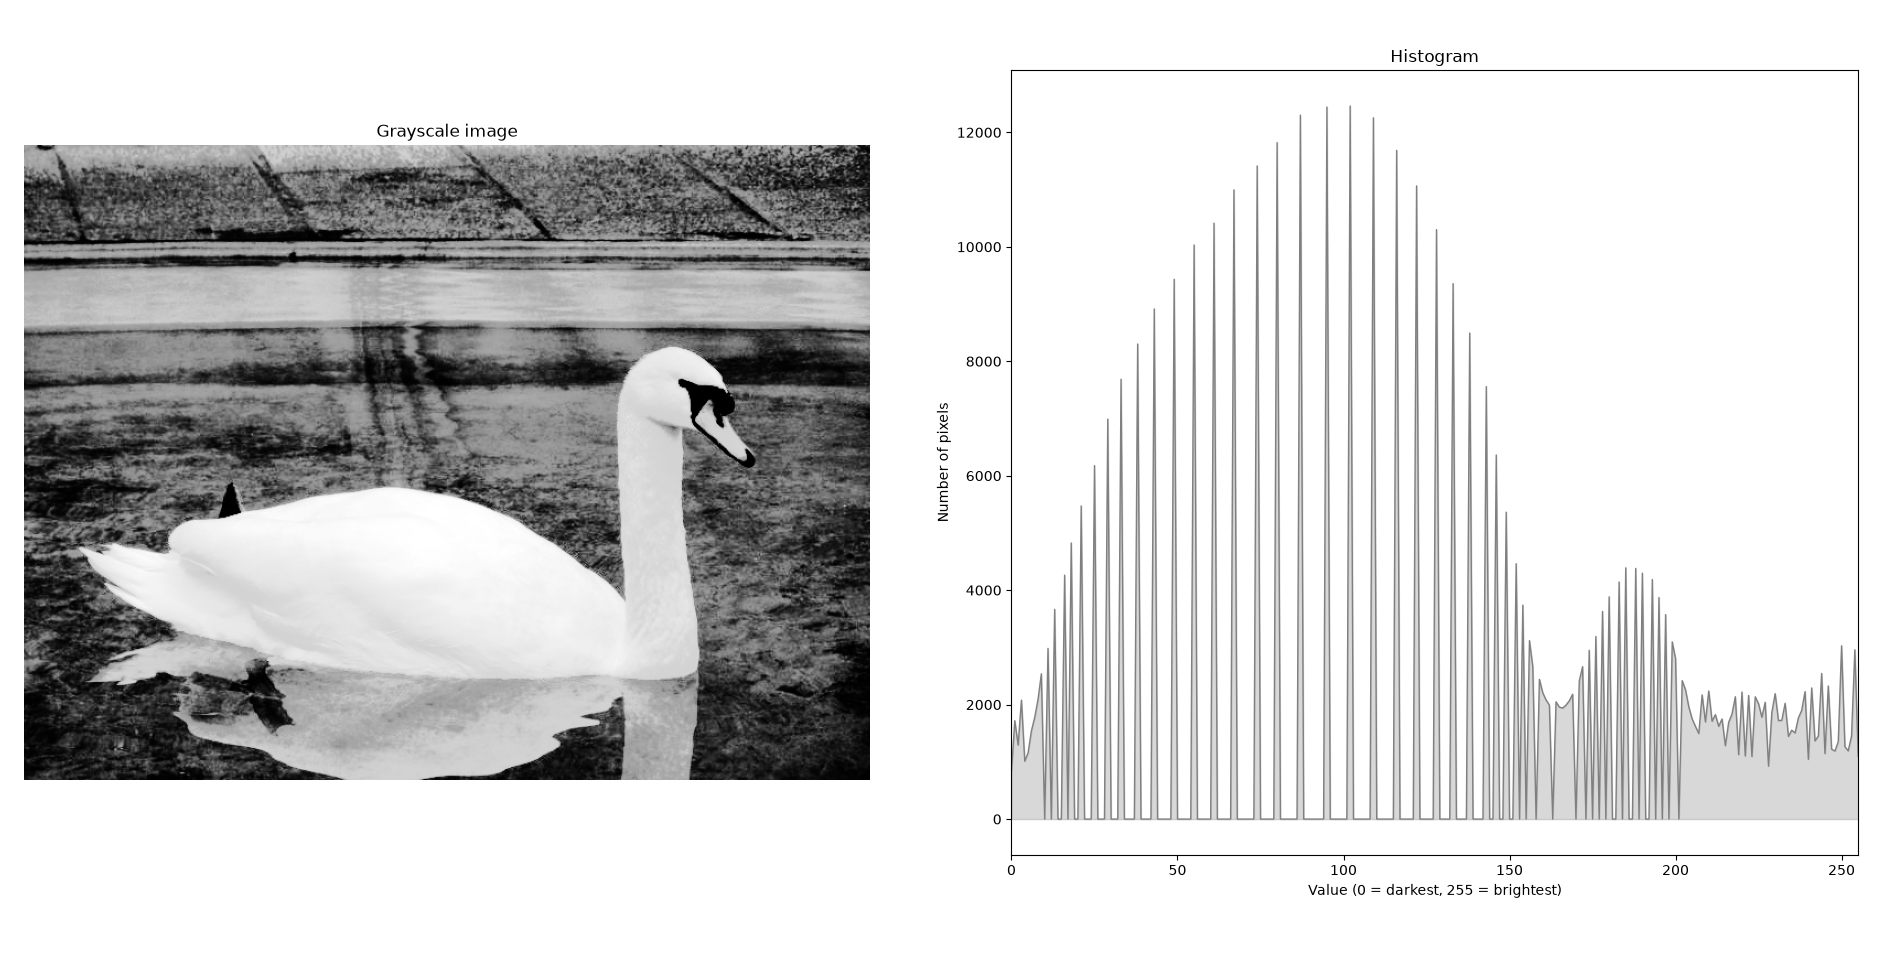

Generate this figure with Python:
import sys

import numpy as np
from PIL import Image
import matplotlib.pyplot as plt

def load_image(path):
    image = Image.open(path)

    return np.array(image.convert("L")) # L for grayscale

def calculate_histogram(pixels):
    histogram = [0] * 256 

    for value in pixels.flatten():
        histogram[value] += 1

    return histogram


def histogram_equalize(pixels, histogram):
    cdf = np.cumsum(histogram)
    table = np.round(cdf * 255 / sum(histogram)).astype(np.uint8)

    return table[pixels]

def show_histogram(pixels, histogram):
    figure, (image_axis, histogram_axis) = plt.subplots(1, 2, figsize=(12, 5))

    # left side: image
    image_axis.imshow(pixels, cmap="gray", vmin=0, vmax=255)
    image_axis.set_title("Grayscale image")
    image_axis.axis("off")

    x_values = range(256)
    # for label, plot_color
    histogram_axis.fill_between(x_values, histogram, color="gray", alpha=0.3)
    histogram_axis.plot(x_values, histogram, color="gray", linewidth=1)

    histogram_axis.set_title( "Histogram")
    histogram_axis.set_xlabel("Value (0 = darkest, 255 = brightest)")
    histogram_axis.set_ylabel("Number of pixels")
    histogram_axis.set_xlim(0, 255)

    plt.tight_layout()
    plt.show()


def main():
    if len(sys.argv) != 2:
        print("Usage: python histogram.py <image_path>")
        sys.exit(1)

    image_path = sys.argv[1]

    pixels = load_image(image_path)
    histogram = calculate_histogram(pixels)

    equalize_pixels = histogram_equalize(pixels, histogram)
    equalize_histogram = calculate_histogram(equalize_pixels)

    height, width = pixels.shape[0], pixels.shape[1]
    print(f"Image size: {width} x {height} pixels")


    show_histogram(equalize_pixels, equalize_histogram)


if __name__ == "__main__":
    main()
